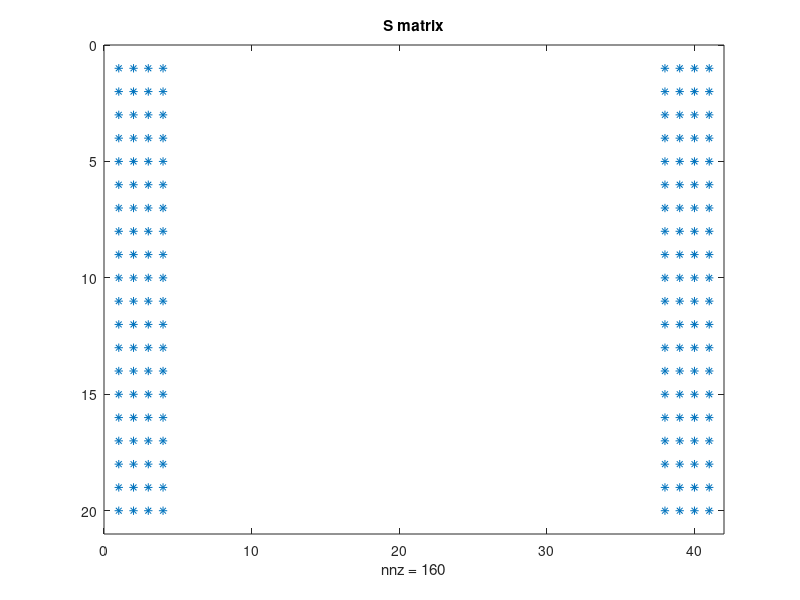
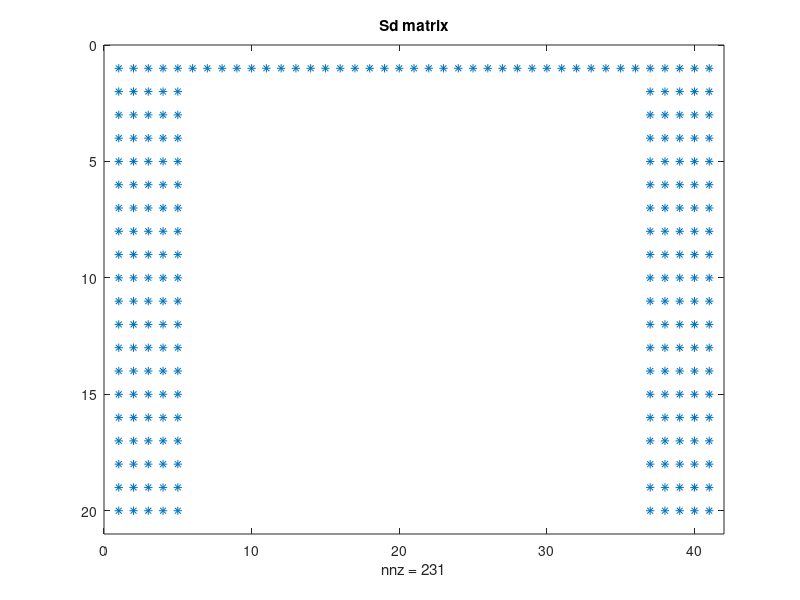
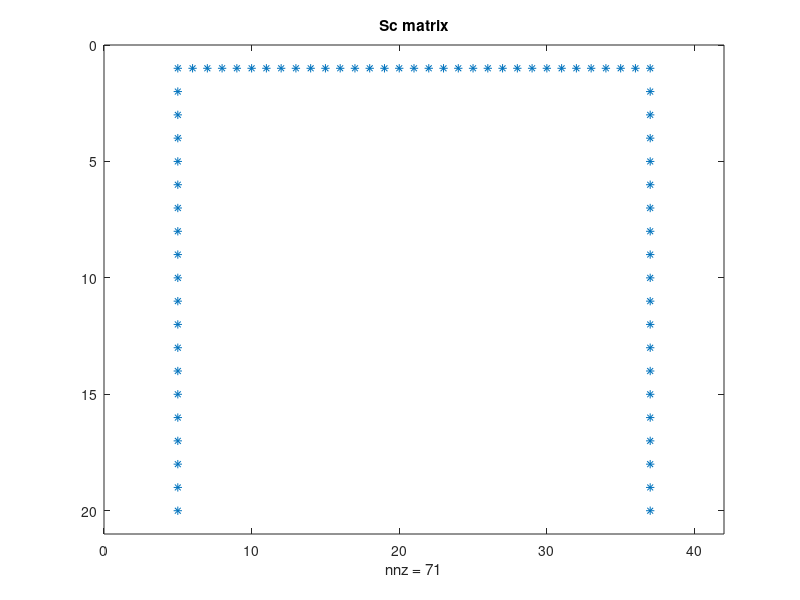

Write MATLAB code to recreate these figures, in order. (Note: this script raises an error after producing the figures.)
%% Programme to solve for Stokes velocity profile in riblets
% Solve A*u = P
% S = riblets grid points
% P = pressure gradient
% A = Laplacian coefficients
% Sc = Sd - S = riblets surface grid points

clear
close all
tic

%% Input data
% Sides of the non-periodic-in-z domain
ly = 0.5; % always 0.5 for pressure-driven flow
lz = 1; % always

% Define grid sizes
n = 20;
nz = 2*n+1; % number of points in non-periodic z (spanwise)
ny = ly*(nz-1); % number of points y (wall-normal) domain is enclosed
dy = ly/(ny-1); % length of sub-intervals in y-axis
dz = lz/(nz-1); % length of sub-intervals in z-axis
z = linspace(0,lz,nz);
y = linspace(0,ly,ny);

dpdx = -1; % Pressure gradient
Sx = 0; % Shear at the top, could set to 1 (if normalised, always 1)

geometry = 4; 
% 0 = parabola (k/s = 1)
% 1 = triangle (k/s = 1.866 for 30deg, 0.5 for 90deg, 0.866 for 60deg)
% 2 = semi-circle (k/s = 0.5)
% 3 = trapezium (k/s = 0.5; tip half-angle = 15deg)
% 4 = blade (k/s = 0.5; t/s = 0.2)
angle = 60; % 30/60/90 degrees, for triangles only

savefile = 0;

%% Build S matrix - Grid Points of riblets
% S = 1 for points within and on boundary and = 0 elsewhere 
S = zeros(ny,nz);
if geometry == 0 % parabola
    parabola = (2*(z-lz/2)).^2;
    shape = 'parabola';
    height = 1;
    for k = 1:nz
        for j = 1:ny
            if y(j) < parabola(k)
                S(j,k) = 1;
            else
                S(j,k) = 0;
            end
        end
    end
end

if geometry == 1 % triangle
    if angle == 90        
        shape = 'triangle9';
        height = 0.5;
        triangle = z-lz/2;
        triangle2 = -z+lz/2;
    end
    if angle == 60
        shape = 'triangle6';
        height = sqrt(3)/2;
        triangle = sqrt(3)*z-sqrt(3)*lz/2;
        triangle2 = -sqrt(3)*z+sqrt(3)*lz/2;
    end
    if angle == 30
        shape = 'triangle3';
        height = 1 + sqrt(3)/2;
        triangle = (2+sqrt(3))*z-1-sqrt(3)*lz/2;
        triangle2 = -(2+sqrt(3))*z+1+sqrt(3)*lz/2;
    end
        for k = 1:nz
            for j = 1:ny
                if y(j) < triangle(k) || y(j) < triangle2(k)
                    S(j,k) = 1;
                else
                    S(j,k) = 0;
                end
            end
        end
end

if geometry == 2 % semi-circle
    shape = 'circle';
    height = 0.5;
    circle = (-sqrt((lz/2)^2-(z-lz/2).^2))+lz/2;
    for k = 1:nz
        for j = 1:ny
            if y(j) < circle(k)
                S(j,k) = 1;
            else
                S(j,k) = 0;
            end
        end
    end
end

if geometry == 3 % trapezium
    shape='trapezium';
    height = 0.5;
    trapezium = (4+2*sqrt(3))*z-3.5-2*sqrt(3);
    trapezium2 = -(4+2*sqrt(3))*z+0.5;
    for k=1:nz
        for j=1:ny
            if y(j) < trapezium(k) || y(j) < trapezium2(k)
                S(j, k) = 1;
            else
                S(j, k) = 0;
            end
        end
    end
end

if geometry == 4 % blade
    shape = 'blade';
    height = 0.5;
    for j = 1:height*nz
        for k = 1:nz
            if z(k) < 0.1*lz || z(k) > 0.9*lz
                S(j, k) = 1;
            else
                S(j, k) = 0;
            end
        end
    end
end

figure
spy(S)
title('S matrix')

%% Build Sd matrix
% Sd = 1 for points within and on boundary and = 0 elsewhere 
% riblets now bigger by rd = max(dy,dz)
rd = max(dy,dz);
Sd = zeros(ny,nz);
if geometry == 0 % parabola
    parabola_d = (2*(z-lz/2)).^2+rd;
    for k = 1:nz
        for j = 1:ny
            if y(j) < parabola_d(k)
                Sd(j,k) = 1;
            else
                Sd(j,k) = 0;
            end
        end
    end
end

if geometry == 1 % triangle
    if angle == 90
        triangle = z-lz/2+rd;
        triangle2 = -z+lz/2+rd;
    end
    if angle == 60
        triangle = sqrt(3)*z-sqrt(3)*lz/2+rd;
        triangle2 = -sqrt(3)*z+sqrt(3)*lz/2+rd;
    end
    if angle == 30
        triangle = (2+sqrt(3))*z-1-sqrt(3)*lz/2+rd;
        triangle2 = -(2+sqrt(3))*z+1+sqrt(3)*lz/2+rd;
    end
    for k = 1:nz
        for j = 1:ny
            if y(j)<triangle(k) || y(j)<triangle2(k)
                Sd(j,k) = 1;
            else
                Sd(j,k) = 0;
            end
        end
    end
end

if geometry == 2 % semi-circle
    circle = (-sqrt((lz/2)^2-(z-lz/2).^2))+lz/2+rd;
    for k = 1:nz
        for j = 1:ny
            if y(j)<circle(k)
                Sd(j,k) = 1;
            else
                Sd(j,k) = 0;
            end
        end
    end
end

if geometry == 3 % trapezium
    trapezium = (4+2*sqrt(3))*z-3.5-2*sqrt(3)+rd;
    trapezium2 = -(4+2*sqrt(3))*z+0.5+rd;
    for k=1:nz
        for j=1:ny
            if y(j)<trapezium(k) || y(j)<trapezium2(k)
                Sd(j, k) = 1;
            else
                Sd(j, k) = 0;
            end
        end
    end
    Sd(1,:) = ones(1,nz);
end

if geometry == 4 % blade
    for j = 1:height*nz %+1 if domain height > 0.5*lz
        for k = 1:nz
            if z(k) <= 0.1*lz || z(k) >= 0.9*lz
                Sd(j,k) = 1;
            else
                Sd(j,k) = 0;
            end
        end
        Sd(j,end) = 1;
    end
    Sd(1,:) = ones(1,nz);
end

figure
spy(Sd)
title('Sd matrix')

%% Build Sc matrix - curve of the boundary
Sc = Sd-S;
figure
spy(Sc)
title('Sc matrix')

%% Build P matrix - pressure gradient - RHS of Stokes
P = ones(ny*nz,1);
P = sparse(P);
P = P*dpdx;

%% Build A matrix 
beta = -2/(dy^2)-2/(dz^2); % coefficient of point p
alpha = 1/(dy^2); % coefficient of surrounding points
r1 = beta.*ones(ny,1);
r2 = alpha.*ones(ny-1,1);
r3 = alpha.*ones(1,1);
B = diag(r1,0) + diag(r2,1) + diag(r2,-1) + diag(r3,-ny+1) + diag(r3,ny-1);
B = sparse(B);
C = kron(eye(nz),B);
C = sparse(C);
gamma = 1/(dz^2);
r4 = gamma.*ones(ny*nz-ny,1);
r5 = gamma.*ones(ny,1);
D = diag(r4,-ny)+diag(r4,+ny)+diag(r5,-ny*nz+ny)+diag(r5,ny*nz-ny);
D = sparse(D);
A = C+D;
A = sparse(A);

%% Shear at the top condition
for k = 1:nz
    j = ny; % top of domain
    index = (k-1)*ny+j;
    A(index,:) = 0;
    A(index,index) = 1/dy^2; % should be dy, but P(index) changed as well
    if index~=1
        A(index,index-1) = -1/dy^2;
    end   
    P(index) = Sx/dy;
end

%% Solid condition - modify the A matrix
% Modify A and P matrix for points within and on the boundary of riblets
% Velocity inside riblets = 0
for j = 1:ny
    for k = 1:nz
        if S(j,k) == 1
            index = (k-1)*ny+j;
            A(index,:) = 0;
            A(index,index) = 1/dy^2;
            P(index) = 0;
        end
    end
end

%% Modify the A matrix - curve of the boundary
% Modification of the matrix A near the boundary of the solid
for j=1:ny
    for k=1:nz
        if Sc(j,k) == 1
            y0 = (j-ny)*dy;
            z0 = k*dz ;          
            my = abs(floor(log10(dy)));
            mz = abs(floor(log10(dz)));
            
        %ys: (j-+2,k);(j-+1,k);(j,k-+2);(j,k-+1) 
            ys=[y0-dy, y0, y0+dy];
            zs=[z0-dz, z0, z0+dz];  
            
            if geometry == 0 % parabola
                yp0 = (2*(z0-lz/2)).^2;
                zpPlus = sqrt(y0)/2+lz/2;
                zpMinus = -zpPlus;
            end
            
            if geometry == 1 % triangle
                if z0 <= lz/2
                    yp0 = z0 - lz/2;
                else
                    yp0 = -z0+lz/2;
                end
                zpPlus = lz/2 - y0;
                zpMinus = y0 + lz/2;
            end
            
            if geometry == 2 % semi-circle
                yp0=-(-sqrt((lz/2)^2-(z0-lz/2).^2))+ly;
                zpPlus=sqrt((lz/2)^2-(y0-ly).^2)+lz/2;
                zpMinus=-zpPlus;
            end
            
            if geometry == 3 % trapezium
                if z0 <= lz/2
                    yp0 =  (-1.333*z+lz/2);
                else
                    yp0 = (1.333*z-1.6667*lz/2);
                end
                zpPlus = (lz/2 - y0)/1.333;
                zpMinus = (1.6667*lz/2 - y0)/1.333;
                yp0 = -yp0;
            end
            
            if geometry == 4 % blade
                z(k)<10/nz*lz | z(k)>38/nz*lz;
                if z0 <= 7/nz*lz || z0>=41/nz*lz
                    yp0 = max(y);
                else
                    yp0 = min(y);
                end
                epsilon = 0.001;
                zpPlus = 41/nz*lz+epsilon;
                zpMinus = 7/nz*lz-epsilon;
            end
            
            % check closest distance in z direction               
            if abs(z0-zpPlus) < abs(z0 - zpMinus)
                zp0 = zpPlus;
            else
                zp0 = zpMinus;
            end
            
            % Modify ys: (j-+2,k),(j-+1,k),(j,k-+2),(j,k-+1)         
            deltay=round(abs(y0-yp0),10);
            deltays=y0-yp0;
            deltaz=round(abs(z0-zp0),10);
            deltazs=z0-zp0;
            
            if deltaz<dz
                if round(deltaz,mz+2)~=0
                    zs(2-sign(deltazs))=z0-sign(deltazs)*deltaz;
                end
            end           
            if deltay<dy
                if round(deltay,my+2)~=0 
                    ys(2-sign(deltays))=y0-sign(deltays)*deltay;                     
                end
            end 
            
            bj=zeros(1,3);
            bk=zeros(1,3);          
            bj(1)=2/((ys(2)-ys(1))*(ys(3)-ys(1)));
            bj(2)=-2/((ys(3)-ys(2))*(ys(2)-ys(1))); 
            bj(3)=2/((ys(3)-ys(2))*(ys(3)-ys(1)));
            bk(1)=2/((zs(2)-zs(1))*(zs(3)-zs(1)));
            bk(2)=-2/((zs(3)-zs(2))*(zs(2)-zs(1))); 
            bk(3)=2/((zs(3)-zs(2))*(zs(3)-zs(1)));  
            
            index =(k-1)*ny+j;
            A(index,index)= bj(2) + bk(2);        
            if abs(deltay)<dy           
                if j==1
                  A(index,index+ny-1)= bj(1);
                  A(index,index+1)= 0;
                  
                elseif j==ny
                  A(index,index-ny+1)= bj(3);
                  A(index,index-1)= 0;

                else
                  A(index,index-sign(deltays))=0;       
                  A(index,index+sign(deltays))= bj(2+sign(deltays));

                end
            end                      
            if abs(deltaz)<dz 
                if k==1
                  A(index,index+(nz-1)*ny)= bk(1);
                  A(index,index+ny)= bk(3);
                elseif k==nz
                  A(index,index-ny)= bk(3);
                  A(index,index-(nz-1)*ny)= bk(1);
                else
                  A(index,index-sign(deltazs)*ny)= bk(2-sign(deltazs));
                  A(index,index+sign(deltazs)*ny)= bk(2+sign(deltazs));
                end
            end
        end
    end
end
            
%% No slip at bottom condition
for k = 1:nz
    j = 1;
    index = (k-1)*ny+j ;
    A(index,:) = 0;
    A(index,index) = 1/dy^2;
    P(index)=0;
end

%% Solution
figure
spy(A)
u = reshape(mldivide(A,P),ny,nz);
if size(u,1) > n
    u_g = u(1:n,:); % velocity profile in groove
    n1 = n; % index for plotting
else
    u_g = u;
    n1 = size(u,1);
end
u_max = full(max(u(:)));
fprintf('u_max = %f\n', u_max)

figure
surfc(z,y,u)
title('u profile')
axis image
ylabel('y', 'FontSize', 18)
xlabel('z', 'FontSize', 18)
set(gca,'FontSize',18)

figure
surfc(z,y(1:n1),u_g)
title('u profile in groove')

%% Analytical solution for semi-circlular riblets
% Used to validate results
za = linspace(0,lz,nz);
ya = linspace(0,ly,ny);
nu = 1;
R = lz/2;
index = logical(S);
for j=1:length(ya)
    for k=1:length(za)
        f(j,k)=0.25*(R^2-((ya(j)-ly)^2+(za(k)-lz/2)^2));
%         fr(j,k)=0.25*(R^2-((ya(j))^2+(za(k))^2));
    end
end
Ubmaen=mean(mean(f));
% Ubmaenr=mean(mean(fr));
ua=-1/nu*dpdx*f;
ua(index)=0;
umax=max(max(ua));
umaxmax=max(max(u));

%% Verify
for k = 1:nz
    Sxtot(k) = (u(ny,k)-u(ny-1,k))/dy;
end
Sxtotm = mean(Sxtot);

%% average in z
ums = mean(u(ny,:),2);
umsa = mean(ua(ny,:),2);

%% Error and Grid Independence
fint=f;
fint(index)=0;
integraly = dy*trapz(full(u));
integralz = dz*trapz(integraly) % integration in y and z
% f_integraly=dy*trapz(full(fint));
% f_integralz=dz*trapz(f_integraly)
% relError=abs((ums-umsa)/umax*100);
% relErrorint=abs((0.0122602323037932-integralz)/umax*100);
relErrorint = abs((0.0122602323037932-integralz)/0.0122602323037932*100);
relError = abs((ua-u)/umax*100);
points_y = ny;

if savefile == 1
    tit = ['No_points_' num2str(ny) '_Shape_' num2str(shape) '.mat'];
    save(tit,'points_y','relError', 'relErrorint', 'integralz');
end

toc